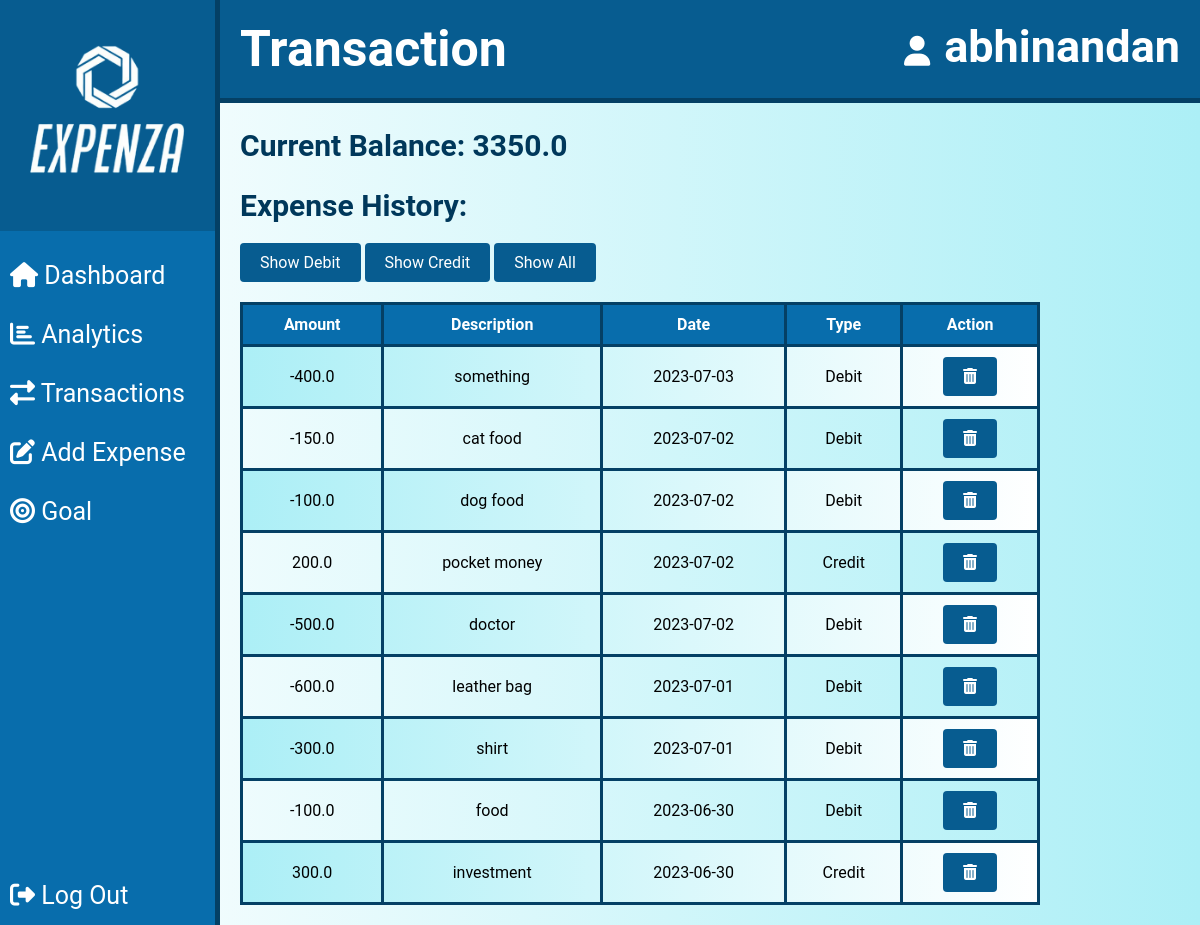
Page /transaction (signed in) on the earlier database version.
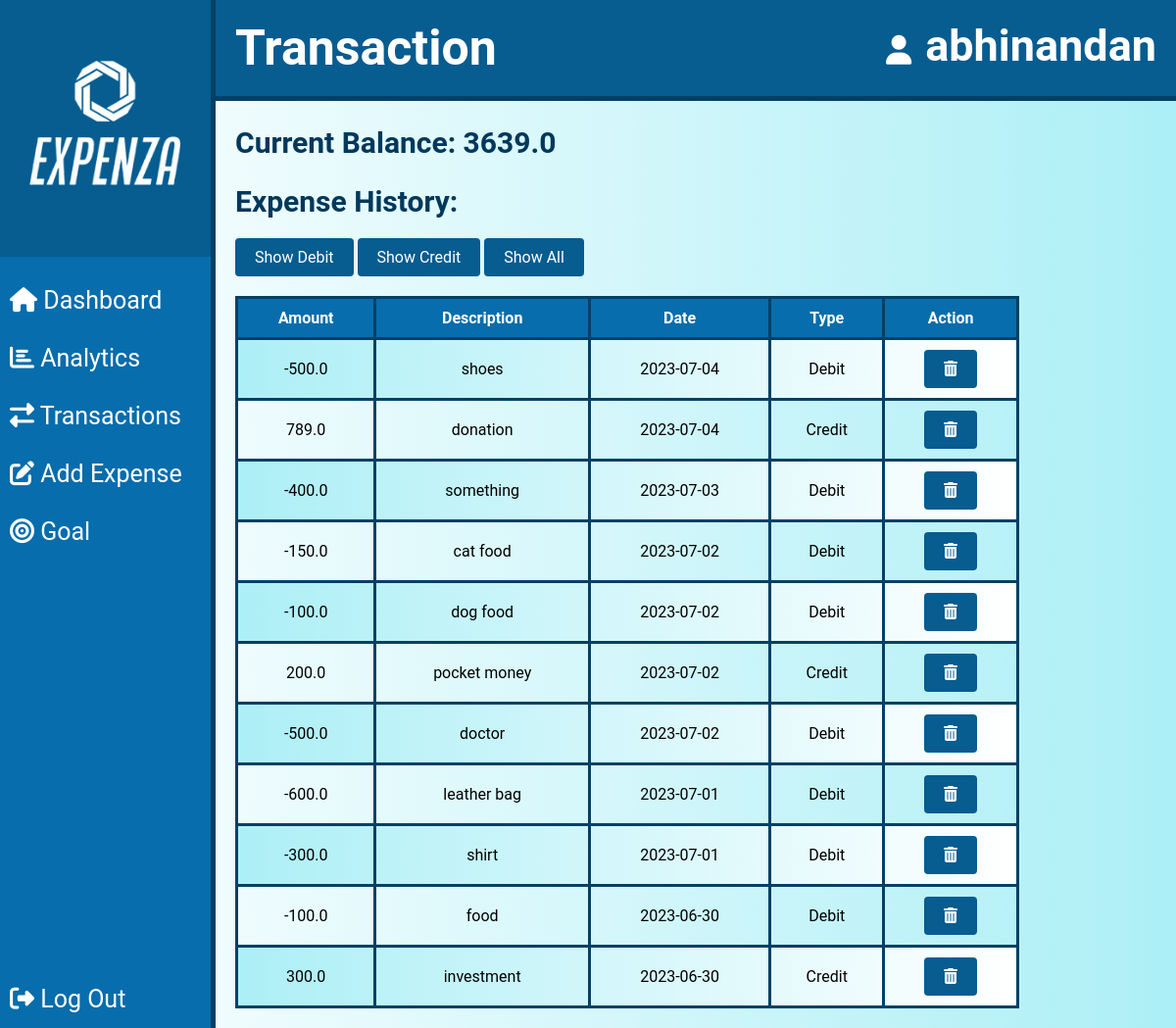
Same page on the later database version.
### website/models.py (models this page shows)
class User(UserMixin, db.Model):
    id = db.Column(db.Integer, primary_key=True)
    username = db.Column(db.String(100), nullable=False)
    email = db.Column(db.String(100), unique=True, nullable=False)
    password = db.Column(db.String(100), nullable=False)
    expenses = db.relationship('Expense', backref='user', lazy=True)
    bank_balance = db.Column(db.Float, nullable=False, default=0.0)
    goal = db.Column(db.Float)

class Expense(db.Model):
    id = db.Column(db.Integer, primary_key=True)
    amount = db.Column(db.Float, nullable=False)
    description = db.Column(db.String(200), nullable=False)
    date = db.Column(db.Date, nullable=False)
    amount_type = db.Column(db.String(10), nullable=False)
    user_id = db.Column(db.Integer, db.ForeignKey('user.id'), nullable=False)

### website/views.py (the view)
@views.route('/transaction', methods=['GET', 'POST'])
@login_required
def transaction():
    expenses = Expense.query.filter_by(user_id=current_user.id).order_by(Expense.date.desc()).all()
    total_balance = current_balance(current_user)
    return render_template('transaction.html', expenses=expenses, total_balance=total_balance,current_user=current_user)

### website/__init__.py (called while the page is built)
def create_app():
    app = Flask(__name__)
    app.config['SECRET_KEY']='TECHWIZ MAVRICK'
    app.config['SQLALCHEMY_DATABASE_URI']=f'sqlite:///{DB_NAME}'
    db.init_app(app)
    from .views import views
    from .auth import auth
    app.register_blueprint(views,url_prefix='/')
    app.register_blueprint(auth,url_prefix='/')
    from .models import User,Expense
    with app.app_context():
        db.create_all()
    login_manager = LoginManager()
    login_manager.login_view = 'auth.login'
    login_manager.init_app(app)
    @login_manager.user_loader
    def load_user(id):
        return User.query.get(int(id))
    return app

### website/views.py (called while the page is built)
def current_balance(user):
    expenses = Expense.query.filter_by(user_id=user.id).order_by(Expense.date).all()
    current_balance = user.bank_balance
    for expense in expenses:
        if expense.amount_type == 'debit':
            current_balance -= expense.amount
        elif expense.amount_type == 'credit':
            current_balance += expense.amount
    return current_balance

### website/templates/transaction.html (shortened to what this page needs)
<!DOCTYPE html>
<html>
<head>
  <link rel="stylesheet" type="text/css" href="{{ url_for('static', filename='style.css') }}">
  <link rel="stylesheet" href="https://cdnjs.cloudflare.com/ajax/libs/font-awesome/5.15.3/css/all.min.css" />
</head>
<body>
  <div class="navbar">
    <h1 class="navbar-title">Transaction</h1>
    {% include 'side_navbar.html' %}
  </div>
  <div class="container">
    <div class="balance">
      <h3>Current Balance: {{ total_balance }}</h3>
    </div>
    <h2>Expense History:</h2>
    <div class="expense-filter">
      <button class="btn" onclick="filterExpenses('debit')">Show Debit</button>
      <button class="btn" onclick="filterExpenses('credit')">Show Credit</button>
      <button class="btn" onclick="filterExpenses('all')">Show All</button>
    </div>
    <table>
      <tr>
        <th>Amount</th>
        <th>Description</th>
        <th>Date</th>
        <th>Type</th>
        <th>Action</th>
      </tr>
      {% for expense in expenses %}
      <tr class="expense-row {% if expense.amount_type == 'debit' %}debit{% elif expense.amount_type == 'credit' %}credit{% endif %}">
        <td>
          {% if expense.amount_type == "debit" %}
            <span class="debit">-{{ expense.amount }}</span>
          {% else %}
            <span class="credit">{{ expense.amount }}</span>
          {% endif %}
        </td>
        <td>{{ expense.description }}</td>
        <td>{{ expense.date }}</td>
        <td>
          {% if expense.amount_type == "credit" %}
            <span class="credit">Credit</span>
          {% else %}
            <span class="debit">Debit</span>
          {% endif %}
        </td>
        <td>
          <form action="{{ url_for('views.delete_expense', expense_id=expense.id) }}" method="POST" onsubmit="return confirm('Are you sure you want to delete this expense?');">
            <button type="submit" class="btn delete-button">
              <i class="fas fa-trash-alt"></i>
            </button>
          </form>
        </td>
      </tr>
      {% endfor %}
    </table>
  </div>
</body>
</html>

### website/templates/side_navbar.html (shortened to what this page needs)
<!DOCTYPE html>
<html>
<head>
  <link rel="stylesheet" type="text/css" href="{{url_for('static', filename='sidenavbar_style.css') }}">
  <link rel="stylesheet" href="https://cdnjs.cloudflare.com/ajax/libs/font-awesome/5.15.3/css/all.min.css" />
</head>
<body>
  <div class="sidenav">
    <div class="logo-container">
      <img src="{{ url_for('static', filename='logo/logo.png') }}" alt="Logo" class="logo-image">
    </div>
    <a href="{{url_for('views.dashboard')}}"><i class="fas fa-home"></i> Dashboard</a>
    <a href="{{url_for('views.analytics')}}"><i class="fas fa-chart-bar"></i> Analytics</a>
    <a href="{{url_for('views.transaction')}}"><i class="fas fa-exchange-alt"></i> Transactions</a>
    <a href="{{url_for('views.add_expense')}}"><i class="fas fa-edit"></i> Add Expense</a>
    <a href="{{url_for('views.goal')}}"><i class="fas fa-bullseye"></i> Goal</a>
    <a href="{{url_for('auth.logout')}}"><i class="fas fa-sign-out-alt"></i> Log Out</a>
  </div>
  <div class="top-right">
    <div class="user-profile">
      <i class="fas fa-user user-icon"></i>
      <span class="user-name">{{ current_user.username }}</span>
    </div>
  </div>
</body>
</html>

### website/static/style.css (style rules this page uses)
body { font-family: 'Roboto', sans-serif; background-color: #28dfff95; }
.container { max-width: 800px; margin-left: 240px; padding: 0px; }
.navbar { display: flex; justify-content: space-between; align-items: center; margin-bottom: 20px; background-color: #075c90; border-bottom: 5px solid #044065; }
.navbar-title { color: #fff; margin-left:240px; margin-top:20px; }
h1 { font-size: 50px; margin-bottom: 20px; color:#00385b; }
h2 { font-size:30px; margin-bottom:20px; color:#00385b; }
table { width: 100%; border-collapse: collapse; margin-bottom: 20px; }
th, td { padding: 10px; border: 3px solid #044065; text-align: center; }
tr:nth-child(even) { background:linear-gradient(to left,rgb(255, 255, 255),rgb(172, 239, 246)); }
th { background-color: #086dac; color: rgb(255, 255, 255); }
.balance { margin-bottom: 20px; }
.balance h3 { font-size: 30px; padding: 5px 0px; color:#00385b; }
.delete-button { border: none; background: none; cursor: pointer; color: rgb(255, 154, 154); }
.btn { padding: 10px 20px; background-color: #075c90; color: #fff; border: none; border-radius: 4px; font-size: 16px; cursor: pointer; }
.expense-filter { margin-bottom: 20px; }

### website/static/sidenavbar_style.css (style rules this page uses)
* { margin: 0; padding: 0; font-family: 'Roboto', sans-serif; box-sizing: border-box; }
body { background:linear-gradient(to right ,rgb(255, 255, 255),rgb(172, 239, 246)); }
.sidenav { height: 100%; width: 220px; position: fixed; z-index: 1; top: 0; left: 0; background-color: #086dac; overflow-x: hidden; padding-top: 0px; color: #fff; display: flex; flex-direction: column; border-right:5px solid #044065; }
.sidenav a { padding: 15px 10px; text-decoration: none; font-size: 25px; color: #fff; display: block; transition: background-color 0.3s; }
.sidenav a:last-child { margin-top: auto; }
.logo-container { display: flex; align-items: center; flex-direction: column; justify-content: center; margin-bottom: 15px; background-color:#075c90; height:25%; }
.logo-image { max-width: 100%; max-height: 100%; width:auto; height: auto; }
.top-right { position: absolute; padding-bottom: 5px; right: 10px; margin-right: 10px; }
.user-name { font-size: 45px; font-weight: bold; color: white; }
.user-icon { font-size: 30px; margin-right: 10px; color: white; }

Differences in the rows shown:
added Expense: amount "500.0", description "shoes", date "2023-07-04", amount_type "Debit"
added Expense: amount "789.0", description "donation", date "2023-07-04", amount_type "Credit"
Other differences:
{{ total_balance }}: "3350.0" → "3639.0"
